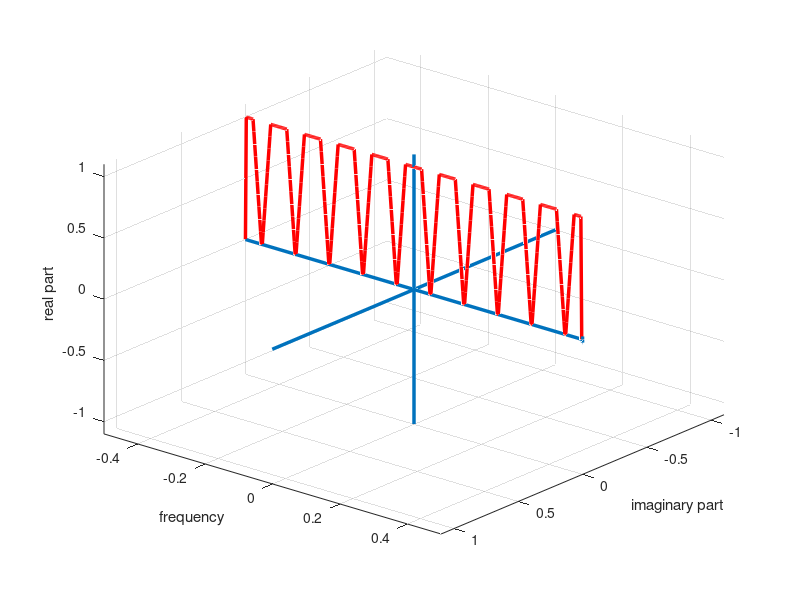

Reproduce this figure in MATLAB.
% poly_phase offers an illustration of how Nyquist zone spectra in a 10-to-1 
% down sampled time series aquire unique phase profiles as a function of input
% time delay. An animated view of phase rotating Nyquist zones!
% Script file written by fred harris of UCSD. Copyright 2021

gg=[zeros(1,180) 0:0.1:0.9 ones(1,20) 0.9:-0.1:0.0 zeros(1,180)];

plot3(zeros(1,400), [-0.5:1/400:0.5-1/400],gg,'r')
grid
line([0 0],[0 0],[-1.2 1.2]);
line([0 0],[-.5 .5],[0 0]);
line([-1.2 1.2],[0 0],[0 0]);

line([0 0 0 0 0],[.5 .5 .55 .5 .5],[0 .025 0 -.025 0]);
line([0 0 0 0 0],[0 .01 0 -.01 0],[1.2 1.2  1.3  1.2  1.2]);
line([1.2 1.2  1.3  1.2  1.2],[0 .01 0 -.01 0],[0 0 0 0 0]);
 cc=get(gca,'children');
set(cc,'linewidth',2.5)

axis([-1.1 1.1 -0.5 0.5  -1.1 1.1])
view([130,30])

xlabel('imaginary part')
ylabel('frequency')
zlabel('real part')

pause
    
v0=[0:0.1:0.9 ones(1,20) 0.9:-0.1:0.0];
u0=[0 ones(1,9) 0.9:-0.1:0.0];
w0=[0:0.1:0.9 ones(1,9) 0];
g0=[u0 v0 v0 v0 v0 v0 v0 v0 v0 v0 w0];

plt1=plot3(imag(g0), [-0.5:1/400:0.5-1/400],real(g0),'r');

grid
line([0 0],[0 0],[-1.2 1.2]);
line([0 0],[-.5 .5],[0 0]);
line([-1.2 1.2],[0 0],[0 0]);

line([0 0 0 0 0],[.5 .5 .55 .5 .5],[0 .025 0 -.025 0]);
line([0 0 0 0 0],[0 .01 0 -.01 0],[1.2 1.2  1.3  1.2  1.2]);
line([1.2 1.2  1.3  1.2  1.2],[0 .01 0 -.01 0],[0 0 0 0 0]);
 cc=get(gca,'children');
set(cc,'linewidth',2.5)

axis([-1.1 1.1 -0.5 0.5  -1.1 1.1])

view([130,30])

xlabel('imaginary part')
ylabel('frequency')
zlabel('real part')
pause
for nn=1:1001
phi=[exp(j*2*pi*0.005*(nn-1)) exp(j*2*pi*0.004*(nn-1)) exp(j*2*pi*0.003*(nn-1)) exp(j*2*pi*0.002*(nn-1)) exp(j*2*pi*0.001*(nn-1))...
     1 exp(-j*2*pi*0.001*(nn-1)) exp(-j*2*pi*0.002*(nn-1)) exp(-j*2*pi*0.003*(nn-1)) exp(-j*2*pi*0.004*(nn-1)) exp(-j*2*pi*0.005*(nn-1))];   
g0=[u0*phi(1) v0*phi(2) v0*phi(3) v0*phi(4) v0*phi(5) v0*phi(6) v0*phi(7) v0*phi(8) v0*phi(9) v0*phi(10) w0*phi(11)];

   set(plt1,'xdata', imag(g0),'ydata',[-0.5:1/400:0.5-1/400],'zdata',real(g0));
pause(0.01)
end

pause
for nn=1:10:1001
phi=[exp(j*2*pi*0.005*(nn-1)) exp(j*2*pi*0.004*(nn-1)) exp(j*2*pi*0.003*(nn-1)) exp(j*2*pi*0.002*(nn-1)) exp(j*2*pi*0.001*(nn-1))...
     1 exp(-j*2*pi*0.001*(nn-1)) exp(-j*2*pi*0.002*(nn-1)) exp(-j*2*pi*0.003*(nn-1)) exp(-j*2*pi*0.004*(nn-1)) exp(-j*2*pi*0.005*(nn-1))];   
g0=[u0*phi(1) v0*phi(2) v0*phi(3) v0*phi(4) v0*phi(5) v0*phi(6) v0*phi(7) v0*phi(8) v0*phi(9) v0*phi(10) w0*phi(11)];

   set(plt1,'xdata', imag(g0),'ydata',[-0.5:1/400:0.5-1/400],'zdata',real(g0));
pause
end

